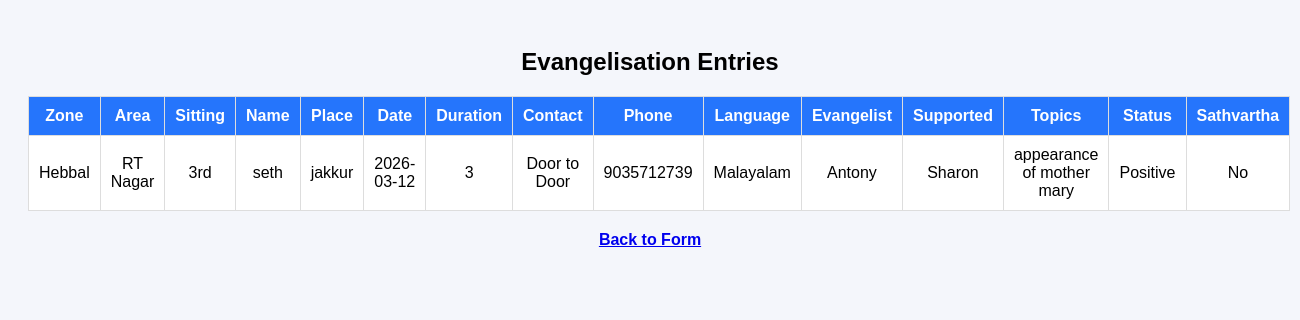
Screenshot of /rtnagar with the database file from the repository.
### tables this page shows
CREATE TABLE entries (
        id INTEGER PRIMARY KEY AUTOINCREMENT,
        zone TEXT,
        area TEXT,
        sitting TEXT,
        name TEXT,
        place TEXT,
        date TEXT,
        duration TEXT,
        contact_way TEXT,
        phone TEXT,
        language TEXT,
        evangelist TEXT,
        supported_by TEXT,
        topics TEXT,
        status TEXT,
        sathvartha TEXT
        );

### app.py (the view)
@app.route("/rtnagar")
def rtnagar():
    conn = sqlite3.connect("evangelisation.db")
    cursor = conn.cursor()
    cursor.execute("SELECT * FROM entries WHERE area='RT Nagar'")
    data = cursor.fetchall()
    conn.close()
    return render_template("entries.html", data=data)

### templates/entries.html (shortened to what this page needs)
<!DOCTYPE html>
<html>
<head>
</head>
<body>
<h2>Evangelisation Entries</h2>
<table>
<tr>
<th>Zone</th>
<th>Area</th>
<th>Sitting</th>
<th>Name</th>
<th>Place</th>
<th>Date</th>
<th>Duration</th>
<th>Contact</th>
<th>Phone</th>
<th>Language</th>
<th>Evangelist</th>
<th>Supported</th>
<th>Topics</th>
<th>Status</th>
<th>Sathvartha</th>
</tr>
{% for row in data %}
<tr>
<td>{{row[1]}}</td>
<td>{{row[2]}}</td>
<td>{{row[3]}}</td>
<td>{{row[4]}}</td>
<td>{{row[5]}}</td>
<td>{{row[6]}}</td>
<td>{{row[7]}}</td>
<td>{{row[8]}}</td>
<td>{{row[9]}}</td>
<td>{{row[10]}}</td>
<td>{{row[11]}}</td>
<td>{{row[12]}}</td>
<td>{{row[13]}}</td>
<td>{{row[14]}}</td>
<td>{{row[15]}}</td>
</tr>
{% endfor %}
</table>
<a href="/">Back to Form</a>
</body>
</html>

### templates/entries.html (style rules this page uses)
body { font-family: Arial; background:#f4f6fb; padding:20px; }
h2 { text-align:center; }
table { width:100%; border-collapse:collapse; background:white; }
th, td { padding:10px; border:1px solid #ddd; text-align:center; }
th { background:#2575fc; color:white; }
a { display:block; margin-top:20px; text-align:center; font-weight:bold; }

### rows the page displays
entries: zone "Hebbal", area "RT Nagar", sitting "3rd", name "seth", place "jakkur", date "2026-03-12", duration "3", contact_way "Door to Door", phone "9035712739", language "Malayalam", evangelist "Antony", supported_by "Sharon", topics "appearance of mother mary", status "Positive", sathvartha "No"
